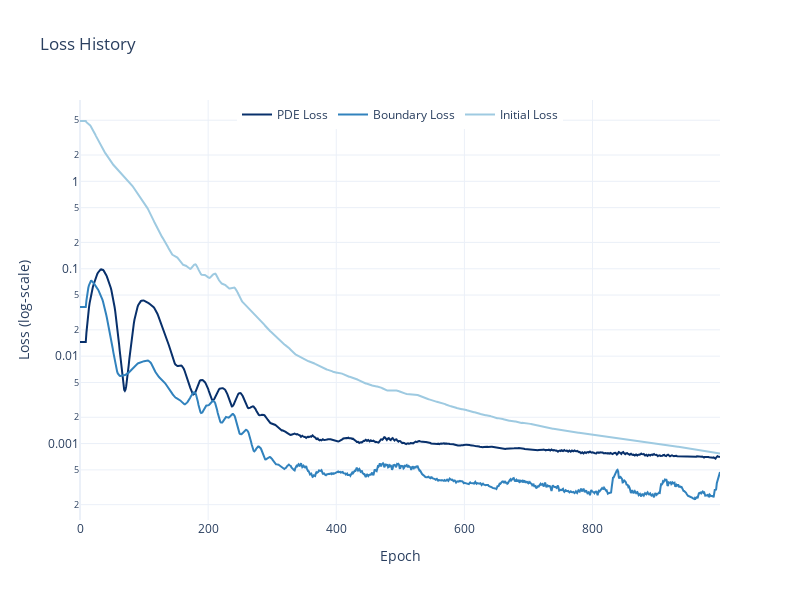

Notebook cell for this chart:
### Code cell
with_pre_state = trainer.closure.get_state()
plot_loss(with_pre_state, smooth=True, smooth_window=10)

with_pre_results = compare_with_mc(model, params, n_prices=200,
                          n_simulations=10_000, dtype=dtype, device=device, seed=42)['l2_rel_error']
print("L2 Error: ", with_pre_results*100)

### Figure 1 — Plotly figure (JSON) as saved in the notebook; plotly's stock layout.template omitted (floating-point values rounded to 4 significant figures; data arrays with more than 128 entries replaced by an {"elided": "..."} marker saying what was removed)
{"data": [{"line": {"color": "#08306B"}, "mode": "lines", "name": "PDE Loss", "type": "scatter", "x": {"elided": "1000 int values"}, "y": {"elided": "1000 float values"}}, {"line": {"color": "#3182BD"}, "mode": "lines", "name": "Boundary Loss", "type": "scatter", "x": {"elided": "1000 int values"}, "y": {"elided": "1000 float values"}}, {"line": {"color": "#9ECAE1"}, "mode": "lines", "name": "Initial Loss", "type": "scatter", "x": {"elided": "1000 int values"}, "y": {"elided": "1000 float values"}}], "layout": {"height": 600, "legend": {"orientation": "h", "x": 0.5, "xanchor": "center", "y": 1, "yanchor": "top"}, "title": {"text": "Loss History"}, "width": 800, "xaxis": {"title": {"text": "Epoch"}}, "yaxis": {"title": {"text": "Loss (log‑scale)"}, "type": "log"}}}
